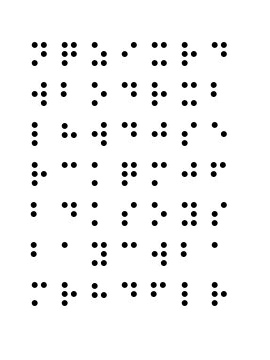
%> input picture COMS_5750/HW2/images/p5/in/1.jpg, 270 x 360 px
$ octave p5.m   (GNU Octave 9; MATLAB toolbox functions it lacks are replaced by stand-ins)
%> lines starting %> are read from the running program, lines starting %| are printed output that depends on the picture; in (x1, y1, x2, y2) boxes, pixels count from 0 and x2, y2 are one past the last pixel; in counts of white or black regions, pixels touching at a corner belong together; the program's own positions count from 1
clear; clc; close all;

a = imread('./../../images/p5/in/1.jpg');
%> a is the input picture: size 360x270x3 uint8; min 0, max 255, mean 244
% a = imread('./../../images/p5/in/2.jpg');
figure; imshow(a); title('Original');

%% -- 1. Binarize (replicate im2bw 0.9) --------------------------------------
b  = im2bw(a, 0.5);         % white background -> 1, dark dots -> 0
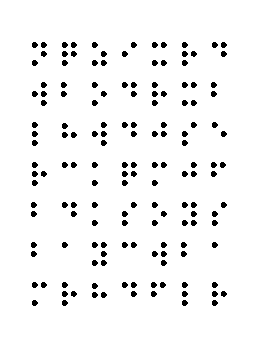
%> b: size 360x270 logical; 95.6% white; 152 black regions, largest, box (x1, y1, x2, y2) and area: (32, 42, 38, 48) 28, (41, 42, 47, 48) 28, (62, 42, 68, 48) 28
bi = ~b;                    % invert: dots -> 1 (foreground)
figure; imshow(bi); title('Inverted binary');

%% -- 2. Read Structural Element

se = imread('./../../braille_cutouts/q.jpg');
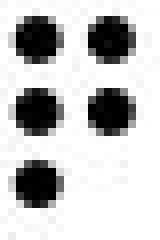
%> input picture COMS_5750/HW2/braille_cutouts/q.jpg, 20 x 30 px (shown 8 times larger)
%> se is the input picture: size 30x20x3 uint8; min 0, max 255, mean 196.8
se_bw = im2bw(se, 0.5);
%> se_bw: size 30x20 logical; 76.8% white; 5 black regions, box (x1, y1, x2, y2) and area: (2, 2, 8, 8) 28, (11, 2, 17, 8) 28, (2, 11, 8, 17) 28, (2, 20, 8, 26) 28, (11, 11, 17, 17) 27
q_strel = ~se_bw;

figure; imshow(q_strel); title('Q Structural Element');

se = imread('./../../braille_cutouts/w.jpg');
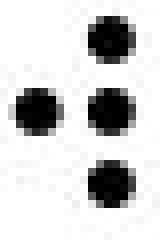
%> input picture COMS_5750/HW2/braille_cutouts/w.jpg, 20 x 30 px (shown 8 times larger)
%> se is the input picture: size 30x20x3 uint8; min 0, max 255, mean 208.1
se_bw = im2bw(se, 0.5);
%> se_bw: size 30x20 logical; 81.3% white; 4 black regions, box (x1, y1, x2, y2) and area: (11, 2, 17, 8) 28, (2, 11, 8, 17) 28, (11, 11, 17, 17) 28, (11, 20, 17, 26) 28
w_strel = ~se_bw;

figure; imshow(w_strel); title('W Structural Element');

se = imread('./../../braille_cutouts/y.jpg');
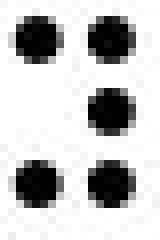
%> input picture COMS_5750/HW2/braille_cutouts/y.jpg, 20 x 30 px (shown 8 times larger)
%> se is the input picture: size 30x20x3 uint8; min 0, max 255, mean 196.6
se_bw = im2bw(se, 0.5);
%> se_bw: size 30x20 logical; 76.7% white; 5 black regions, box (x1, y1, x2, y2) and area: (2, 2, 8, 8) 28, (11, 2, 17, 8) 28, (11, 11, 17, 17) 28, (2, 20, 8, 26) 28, (11, 20, 17, 26) 28
y_strel = ~se_bw;

figure; imshow(y_strel); title('Y Structural Element');

%% -- 3. Find Q positions
q_positions = imerode(bi, q_strel);
%> q_positions: size 360x270 logical; 0% white in thin lines or dots, all inside (x1, y1, x2, y2) = (69, 54, 130, 175)
fprintf('Detected Q positions: %d\n', sum(q_positions(:)));
%| Detected Q positions: 2

onlyQ = imdilate(q_positions, q_strel);
%> onlyQ: size 360x270 logical; 0.29% white; 10 white regions, largest, box (x1, y1, x2, y2) and area: (62, 42, 68, 48) 28, (71, 42, 77, 48) 28, (62, 51, 68, 57) 28
figure; imshow(onlyQ); title('Q character pixel mask');

%% -- 4. Find W positions
w_positions = imerode(bi, w_strel);
%> w_positions: size 360x270 logical; 0% white in thin lines or dots, all inside (x1, y1, x2, y2) = (39, 94, 160, 255)
fprintf('Detected W positions: %d\n', sum(w_positions(:)));
%| Detected W positions: 3

onlyW = imdilate(w_positions, w_strel);
%> onlyW: size 360x270 logical; 0.35% white; 12 white regions, largest, box (x1, y1, x2, y2) and area: (41, 82, 47, 88) 28, (32, 91, 38, 97) 28, (41, 91, 47, 97) 28
figure; imshow(onlyW); title('W character pixel mask');

%% -- 5. Find Y positions
y_positions = imerode(bi, y_strel);
%> y_positions: size 360x270 logical; 0% white in thin lines or dots, all inside (x1, y1, x2, y2) = (99, 214, 190, 255)
fprintf('Detected Y positions: %d\n', sum(y_positions(:)));
%| Detected Y positions: 2

onlyY = imdilate(y_positions, y_strel);
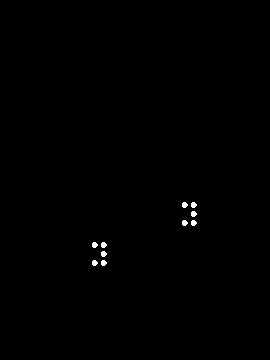
%> onlyY: size 360x270 logical; 0.29% white; 10 white regions, largest, box (x1, y1, x2, y2) and area: (182, 202, 188, 208) 28, (191, 202, 197, 208) 28, (191, 211, 197, 217) 28
figure; imshow(onlyQ); title('Q character pixel mask');

%% -- 5. Color Q pixels GREEN in the original image --------------------------
color_img = a;
R = color_img(:,:,1);
G = color_img(:,:,2);
B = color_img(:,:,3);

pos    = find(onlyQ == 1);
%> pos = 278 values from 22364 to 49135
R(pos) = 255;
%> R: size 360x270 uint8; min 0, max 255, mean 244.6
G(pos) = 0;
%> G: size 360x270 uint8; min 0, max 255, mean 243.9
B(pos) = 0;

color_img(:,:,1) = R;
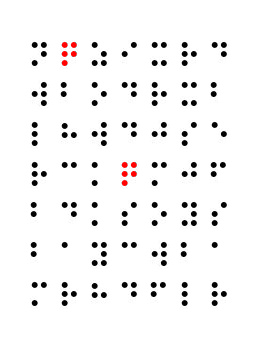
%> color_img: size 360x270x3 uint8; 0.29% of pixels changed, all inside (x1, y1, x2, y2) = (62, 42, 137, 186)
color_img(:,:,2) = G;
color_img(:,:,3) = B;
%> color_img: size 360x270x3 uint8; mean R, G, B 244.6, 243.9, 243.9

figure; imshow(color_img); title('Q characters colored GREEN');

%% -- 6. Color W pixels GREEN in the original image --------------------------
R = color_img(:,:,1);
G = color_img(:,:,2);
B = color_img(:,:,3);

pos    = find(onlyW == 1);
%> pos = 336 values from 11613 to 60024
R(pos) = 0;
%> R: size 360x270 uint8; min 0, max 255, mean 244.6; mean of the top-left, top-right, bottom-left and bottom-right quarters 243.1, 243.9, 245.1, 246.2
G(pos) = 255;
%> G: size 360x270 uint8; min 0, max 255, mean 244.7
B(pos) = 0;
%> B: size 360x270 uint8; min 0, max 255, mean 243.8

color_img(:,:,1) = R;
color_img(:,:,2) = G;
color_img(:,:,3) = B;
%> color_img: size 360x270x3 uint8; mean R, G, B 244.6, 244.7, 243.8

figure; imshow(color_img); title('W characters colored GREEN');


%% -- 7. Color Y pixels GREEN in the original image --------------------------
R = color_img(:,:,1);
G = color_img(:,:,2);
B = color_img(:,:,3);

pos    = find(onlyY == 1);
%> pos = 280 values from 33364 to 70784
R(pos) = 0;
%> R: size 360x270 uint8; min 0, max 255, mean 244.5
G(pos) = 0;
%> G: size 360x270 uint8; min 0, max 255, mean 244.6; mean of the top-left, top-right, bottom-left and bottom-right quarters 242.9, 243.7, 244.7, 247.2
B(pos) = 255;
%> B: size 360x270 uint8; min 0, max 255, mean 244.5; mean of the top-left, top-right, bottom-left and bottom-right quarters 240.6, 243.7, 246.2, 247.5

color_img(:,:,1) = R;
color_img(:,:,2) = G;
%> color_img: size 360x270x3 uint8; mean R, G, B 244.5, 244.6, 243.8
color_img(:,:,3) = B;
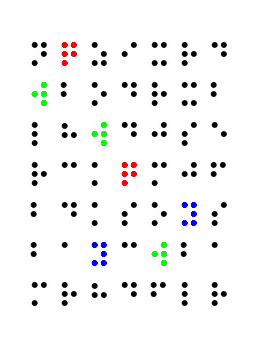
%> color_img: size 360x270x3 uint8; mean R, G, B 244.5, 244.6, 244.5

figure; imshow(color_img); title('Y characters colored GREEN');

%% -- 8. Save result ---------------------------------------------------------
imwrite(color_img, './../../images/p5/out/1.jpg');
% imwrite(color_img, './../../images/p5/out/2.jpg');
